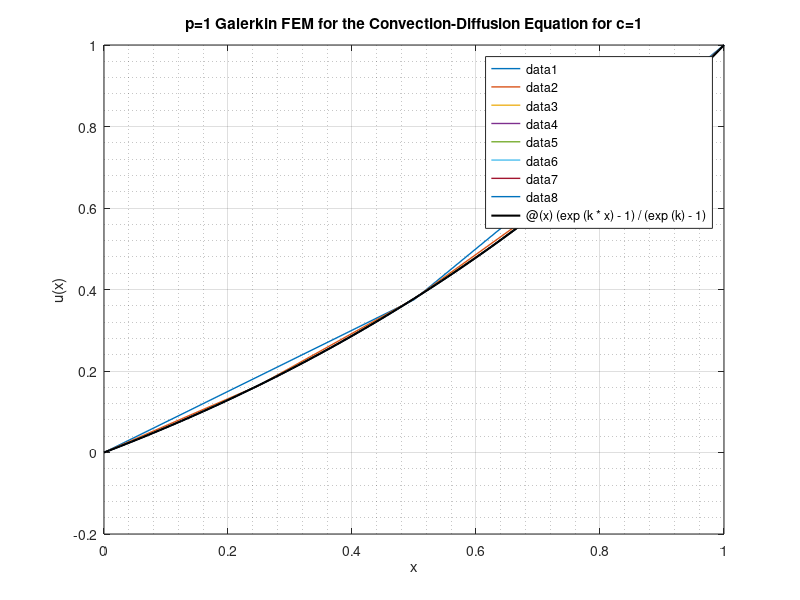
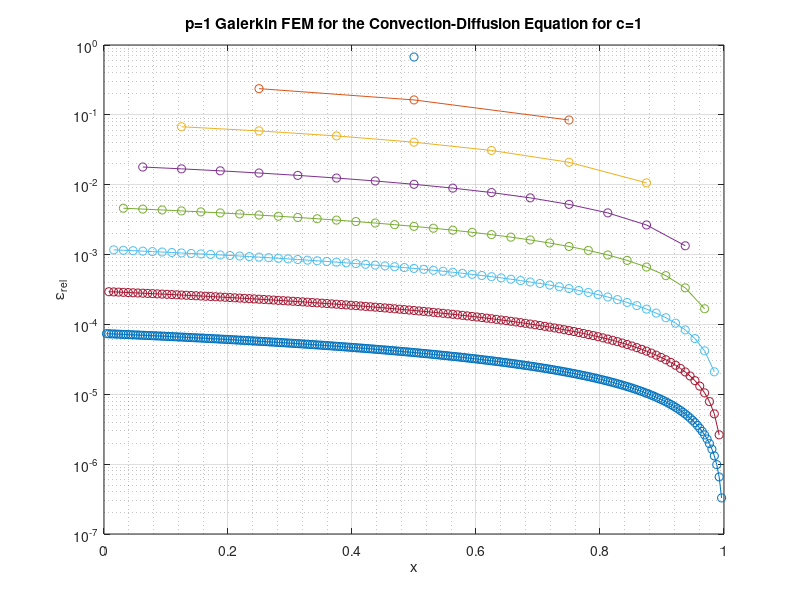
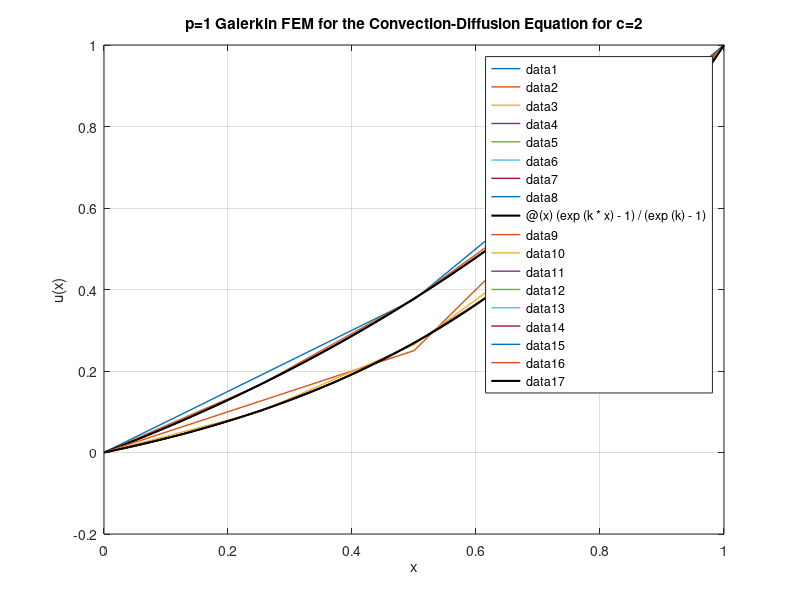
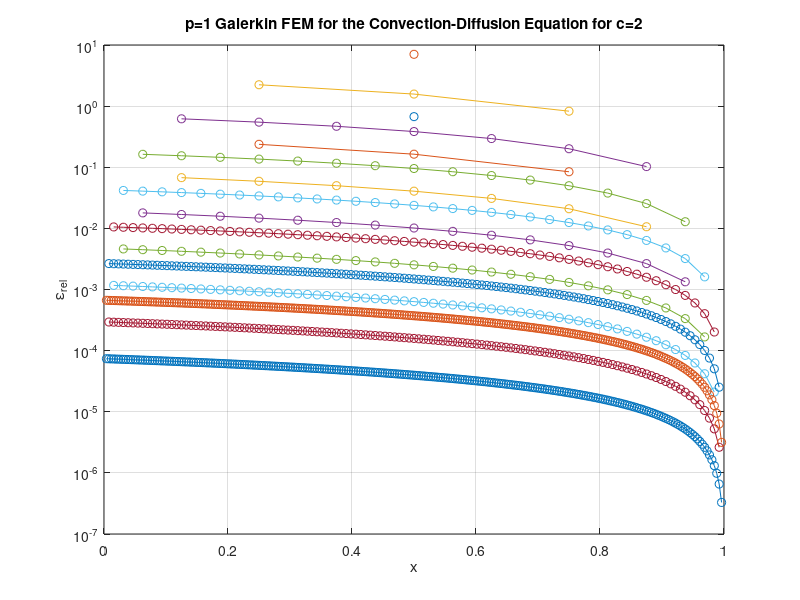

The MATLAB source for these figures, in order:

clc; close all; clear all;

%odeString = 'diffusion_p_1';
%odeString = 'harmonic_p_1';
odeString = 'convection_p_1';

%odeType = 'Diffusion';
%odeType = 'Harmonic';
odeType = 'Convection';

meshOrder   = 1:18;
meshDx      = 0.5.^meshOrder;

rowID = 0;

plotGen = true;
plotSave = true;
tableSaveUx = false;
tableSaveRoc = false;
tableSaveError = false;

%% FEM for p = 1

for k = [1 2 5 10 20 50]
    
    rowID = rowID + 1;
    colID = 0;
    
    if plotGen
        
        fig1 = figure(1);
        xlabel('x');    ylabel('u(x)');
        grid on;        grid minor;
        box on;         hold on;
        set(gcf, 'Position', [1 1 624 550])
        
        if strcmpi(odeType, 'diffusion')
            titleString = strcat('p=1 Galerkin FEM for the Diffusion Equation for k=', num2str(k));
        elseif strcmpi(odeType, 'harmonic')
            titleString = strcat('p=1 Galerkin FEM for the Harmonic Equation for k=', num2str(k));
        elseif strcmpi(odeType, 'convection')
            titleString = strcat('p=1 Galerkin FEM for the Convection-Diffusion Equation for c=', num2str(k));
        end
        
        title(titleString)
        
        fig2 = figure(2);
        xlabel('x');    ylabel('\epsilon_{rel}');
        grid on;        grid minor;
        box on;         hold on;
        set(gcf, 'Position', [1 1 624 550])
        
        title(titleString)
        
    end
    
    for dx = meshDx
        
        nx = 1 / dx + 1;
        x = linspace(0, 1, nx);
        f = zeros(nx, 1);
        colID = colID + 1;
        
        for i = 2:nx-1
            if strcmpi('diffusion', odeType)
                f(i) = k^2*dx^2/6*(x(i-1)+4*x(i)+x(i+1));
            elseif strcmpi('harmonic', odeType)
                f(i) = k^2*dx^2/6*(x(i-1)+4*x(i)+x(i+1));
            elseif strcmpi('convection', odeType)
                f(i) = 0;
            end
        end
        
        if strcmpi('diffusion', odeType)
            alpha = -1 + k^2*dx^2/6;
            beta  = 2 + 4*k^2*dx^2/6;
            gamma = -1 + k^2*dx^2/6;
        elseif strcmpi('harmonic', odeType)
            alpha = 1 + k^2*dx^2/6;
            beta  = -2 + 4*k^2*dx^2/6;
            gamma = 1 + k^2*dx^2/6;
        elseif strcmpi('convection', odeType)
            alpha = -1 - k*dx/2;
            beta  = 2;
            gamma = -1 + k*dx/2;
        end
        
        A = gallery('tridiag', nx, alpha, beta, gamma);
        
        A(1, 1) = 1;    A(1, 2) = 0;
        A(nx, nx) = 1;  A(nx, nx-1) = 0;
        
        if strcmpi('diffusion', odeType)
            f(1) = 0;       f(nx) = 0;
        elseif strcmpi('harmonic', odeType)
            f(1) = 0;       f(nx) = 0;
        elseif strcmpi('convection', odeType)
            f(1) = 0;       f(nx) = 1;
        end
        
        u = A\f;
        
        if plotGen && dx >= meshDx(8)
            
            figure(1)
            plot(x, u, 'linewidth', 1)
            
        end
        
        if strcmpi(odeType, 'diffusion')
            dudx.fem(rowID, colID) = - u(end-1) / dx - dx * k^2 / 2;
            dudx.exact(rowID, colID) = 1 - k * cosh(k) / sinh(k);
            ux.exact = x - sinh(k*x) ./ sinh(k);
        elseif strcmpi(odeType, 'harmonic')
            dudx.fem(rowID, colID) = - u(end-1) / dx + dx * k^2 / 2;
            ux.exact = x - sin(k*x) ./ sin(k);
            dudx.exact(rowID, colID) = 1 - k * cos(k) / sin(k);
        elseif strcmpi(odeType, 'convection')
            dudx.fem(rowID, colID) = (1 -k*dx/2)^-1 * (1 - u(end-1)) / dx;
            ux.exact = (exp(k*x) - 1) / (exp(k) - 1);
            dudx.exact(rowID, colID) = k*exp(k) / (exp(k) - 1);
        end
        
        if plotGen && dx >= meshDx(8)
            
            figure(2)
            plot(x(2:end-1), abs(ux.exact(2:end-1)'-u(2:end-1)) ./ ...
                abs(ux.exact(2:end-1)')*100, 'o-')
            
        end
        
        if tableSaveUx && dx >= meshDx(5)
            
            colLabels = {'$x$', '$u(x)$', '$\bar{u}(x)$', '$\epsilon_{rel}$'};
            
            matrix2latex([x' u ux.exact' (abs(ux.exact'-u)./abs(ux.exact')*100)], ...
                strcat('pointwise_error_table_dx_', num2str(nx), '_', odeString, '.tex'), ...
                'columnLabels', colLabels, 'alignment', 'c', 'format', '%1.2e')
            
        end
        
    end
    
    if plotGen
        
        figure(1)
        
        if strcmpi(odeType, 'diffusion')
            fplot(@(x) x-sinh(k*x)/sinh(k), [0 1], '-k', 'linewidth', 1.5)
        elseif strcmpi(odeType, 'harmonic')
            fplot(@(x) x-sin(k*x)/sin(k), [0 1], '-k', 'linewidth', 1.5)
        elseif strcmpi(odeType, 'convection')
            fplot(@(x) (exp(k*x)-1)/(exp(k) - 1), [0 1], '-k', 'linewidth', 1.5)
        end
        
        %             legend('\Deltax = (1/2)^1', '\Deltax = (1/2)^2', '\Deltax = (1/2)^3', ...
        %                 '\Deltax = (1/2)^4', '\Deltax = (1/2)^5', '\Deltax = (1/2)^6', ...
        %                 '\Deltax = (1/2)^7', '\Deltax = (1/2)^8', 'Analytical Solution', ...
        %                 'location', 'eastoutside')
        
        drawnow
        
        figure(2)
        
        %             legend('\Deltax = (1/2)^1', '\Deltax = (1/2)^2', '\Deltax = (1/2)^3', ...
        %                 '\Deltax = (1/2)^4', '\Deltax = (1/2)^5', '\Deltax = (1/2)^6', ...
        %                 '\Deltax = (1/2)^7', '\Deltax = (1/2)^8', 'location', 'eastoutside')
        set(gca, 'YScale', 'log')
        
        drawnow
        
        if plotSave
            
            figure(1)
            figureString = strcat('solution_', lower(odeString), '_k_', num2str(k));
            saveas(gcf, figureString, 'epsc')
            
            figure(2)
            figureString = strcat('pointwise_error_', lower(odeString), '_k_', num2str(k));
            saveas(gcf, figureString, 'epsc')
            
            close gcf;  close gcf
            
        end
        
    end
    
end

%% Convergence Analysis

relError = abs(dudx.exact-dudx.fem) ./ abs(dudx.exact) * 100;

if plotGen
    
    figure
    xlabel('-log_{10}(\Deltax)');   ylabel('log_{10}(\epsilon_{rel})');
    grid on;                        grid minor;
    box on;                         hold on;
    ylim([10^-12 10^4])
    
    for kID = 1:6
        loglog(-meshDx, relError(kID, :), '-o', 'linewidth', 1.25);
    end
    
    if strcmpi(odeType, 'diffusion')
        titleString = strcat(odeType, ' Equation Convergence for p=1');
    elseif strcmpi(odeType, 'harmonic')
        titleString = strcat(odeType, ' Equation Convergence for p=1');
    elseif strcmpi(odeType, 'convection')
        titleString = strcat(odeType, ' Equation Convergence for p=1');
    end
    
    title(titleString)
    
    if ~strcmpi(odeType, 'convection')
        legend('k=1', 'k=2', 'k=5', 'k=10', 'k=20', 'k=50')
    else
        legend('c=1', 'c=2', 'c=5', 'c=10', 'c=20', 'c=50')
    end
    
    set(gca, 'XScale', 'log');  set(gca, 'YScale', 'log');
    drawnow
    
    if plotSave
        
        figureString = strcat('convergence_', odeString);
        saveas(gcf, figureString, 'epsc')
        close gcf
        
    end
    
end

%% Rate of Convergence Analysis

logRelError = log10(relError);

for kID = 1:6
    
    for rocID = 1:length(logRelError) - 1
        roc(kID, rocID) = (logRelError(kID, rocID+1) - logRelError(kID, rocID)) / -log10(2);
    end
    
end

if ~strcmpi(odeType, 'convection')
    colLabels = {'$\Delta x$', '$\beta(k=1)$', '$\beta(k=2)$', '$\beta(k=5)$', ...
        '$\beta(k=10)$', '$\beta(k=20)$', '$\beta(k=50)$'};
else
    colLabels = {'$\Delta x$', '$\beta(c=1)$', '$\beta(c=2)$', '$\beta(c=5)$', ...
        '$\beta(c=10)$', '$\beta(c=20)$', '$\beta(c=50)$'};
end

if tableSaveRoc
    
    matrix2latex([meshDx(1:17)' roc'], strcat('roc_', odeString, '.tex'), ...
        'columnLabels', colLabels, 'alignment', 'c', 'format', '%5.4f')
    
end

if ~strcmpi(odeType, 'convection')
colLabels1 = {'$\Delta x$', '$u''_{k=1}(1)$', '$u''_{k=2}(1)$', '$u''_{k=5}(1)$', ...
    '$\bar{u}''_{k=1}(1)$', '$\bar{u}''_{k=2}(1)$', '$\bar{u}''_{k=5}(1)$', ...
    '$\epsilon''_{rel,k=1}$', '$\epsilon''_{rel,k=2}$', '$\epsilon''_{rel,k=5}$'};
colLabels2 = {'$\Delta x$', '$u''_{k=10}(1)$', '$u''_{k=20}(1)$', '$u''_{k=50}(1)$', ...
    '$\bar{u}''_{k=10}(1)$', '$\bar{u}''_{k=20}(1)$', '$\bar{u}''_{k=50}(1)$', ...
    '$\epsilon''_{rel,k=10}$', '$\epsilon''_{rel,k=20}$', '$\epsilon''_{rel,k=50}$'};
else
colLabels1 = {'$\Delta x$', '$u''_{c=1}(1)$', '$u''_{c=2}(1)$', '$u''_{c=5}(1)$', ...
    '$\bar{u}''_{c=1}(1)$', '$\bar{u}''_{c=2}(1)$', '$\bar{u}''_{c=5}(1)$', ...
    '$\epsilon''_{rel,c=1}$', '$\epsilon''_{rel,c=2}$', '$\epsilon''_{rel,c=5}$'};
colLabels2 = {'$\Delta x$', '$u''_{c=10}(1)$', '$u''_{c=20}(1)$', '$u''_{c=50}(1)$', ...
    '$\bar{u}''_{c=10}(1)$', '$\bar{u}''_{c=20}(1)$', '$\bar{u}''_{c=50}(1)$', ...
    '$\epsilon''_{rel,c=10}$', '$\epsilon''_{rel,c=20}$', '$\epsilon''_{rel,c=50}$'};
end

if tableSaveError
    
    matrix2latex([meshDx(1:end)' dudx.fem(1:3,:)', dudx.exact(1:3, :)', relError(1:3, :)'], ...
        strcat('qoi_1_table_', lower(odeString), '.tex'), 'columnLabels', colLabels1, ...
        'alignment', 'c', 'format', '%5.4f')
    matrix2latex([meshDx(1:end)' dudx.fem(4:6,:)', dudx.exact(4:6, :)', relError(4:6, :)'], ...
        strcat('qoi_2_table_', lower(odeString), '.tex'), 'columnLabels', colLabels2, ...
        'alignment', 'c', 'format', '%5.4f')
    
end